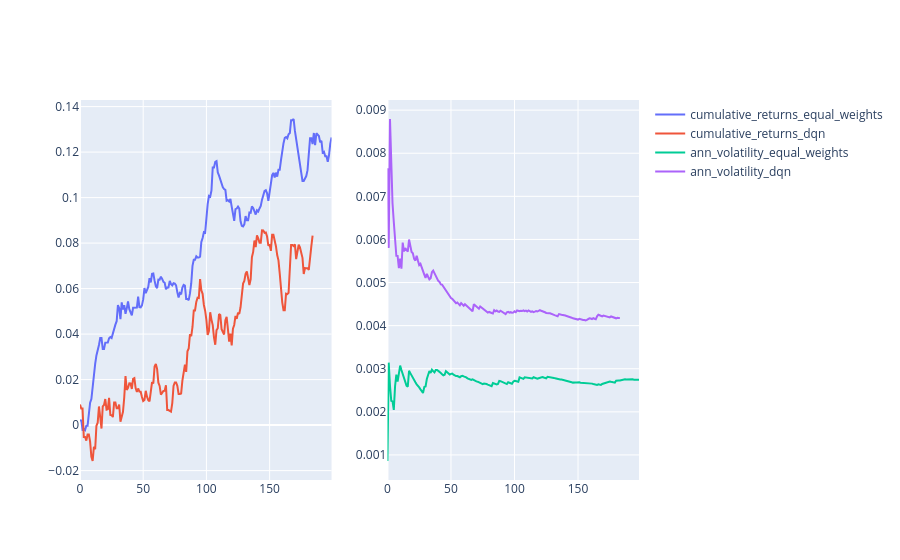

This figure's notebook cell:
### Markdown cell above
Note that the above statistics are not at all realistic, because we have used synthetic data using custom tunable parameters.

### Code cell
import plotly.graph_objects as go
from plotly.subplots import make_subplots
fig = make_subplots(rows=1, cols=2)
fig.add_trace(go.Scatter(x=list(range(len(cumreturns_eqw))), y=cumreturns_eqw, name="cumulative_returns_equal_weights"), row=1, col=1)
fig.add_trace(go.Scatter(x=list(range(len(cum_return))), y=cum_return, name="cumulative_returns_dqn"), row=1, col=1)
fig.add_trace(go.Scatter(x=list(range(len(returns_vola_ann_eqw))), y=returns_vola_ann_eqw, name="ann_volatility_equal_weights"), row=1, col=2)
fig.add_trace(go.Scatter(x=list(range(len(returns_vola_ann_eqw))), y=returns_vola_ann, name="ann_volatility_dqn"), row=1, col=2)
fig.show()

### Figure 1 — Plotly figure (JSON) as saved in the notebook; plotly's stock layout.template omitted (floating-point values rounded to 4 significant figures; data arrays with more than 128 entries replaced by an {"elided": "..."} marker saying what was removed)
{"data": [{"name": "cumulative_returns_equal_weights", "type": "scatter", "x": {"elided": "200 int values"}, "xaxis": "x", "y": {"elided": "200 float values"}, "yaxis": "y"}, {"name": "cumulative_returns_dqn", "type": "scatter", "x": {"elided": "185 int values"}, "xaxis": "x", "y": {"elided": "185 float values"}, "yaxis": "y"}, {"name": "ann_volatility_equal_weights", "type": "scatter", "x": {"elided": "199 int values"}, "xaxis": "x2", "y": {"elided": "199 float values"}, "yaxis": "y2"}, {"name": "ann_volatility_dqn", "type": "scatter", "x": {"elided": "199 int values"}, "xaxis": "x2", "y": {"elided": "184 float values"}, "yaxis": "y2"}], "layout": {"xaxis": {"anchor": "y", "domain": [0, 0.45]}, "xaxis2": {"anchor": "y2", "domain": [0.55, 1]}, "yaxis": {"anchor": "x", "domain": [0, 1]}, "yaxis2": {"anchor": "x2", "domain": [0, 1]}}}
